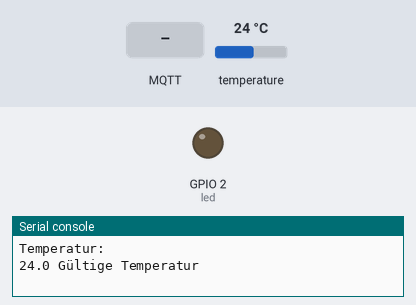
A program run on a simulated ESP32 board running MicroPython. Shown: output pins drawn as LEDs (lit = HIGH), the last lines printed to the serial console. The test bench sets the inputs (shaded band); at power-on: temperature 24 °C. WiFi joins after 1.5 s; no MQTT or app messages arrive unless stated; the clock reads 2024-03-15 10:24:30 at power-on unless the program sets it.

Above: at 2.8 s.
2.9 s: MQTT message "on" arrives on the first subscribed topic
At 3.8 s:
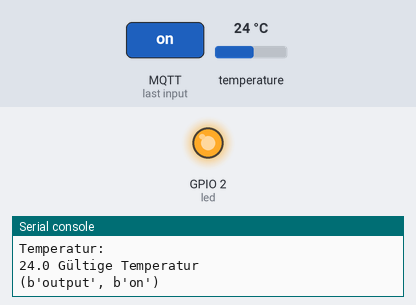
4.4 s: MQTT message "off" arrives on the first subscribed topic
At 5.0 s:
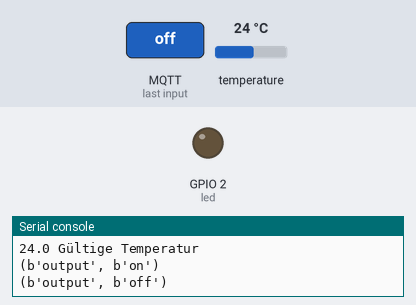
Timing chart, 0 to 7.4 s (numbered marks = the images above; inputs shaded):
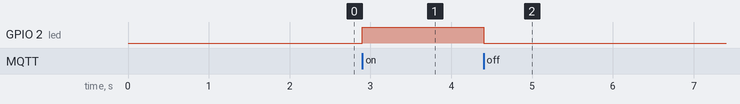

The program:

main.py
```python
'''
main.py

Node red

ESP32

'''

def read_ds_sensor():
  roms = ds_sensor.scan()
  print('Gefundene DS-Geräte: ', roms)
  print('Temperatur: ')
  ds_sensor.convert_temp()
  time.sleep(1)
  for rom in roms:
    temp = ds_sensor.read_temp(rom)
    if isinstance(temp, float):
      # uncomment for Fahrenheit
      #temp = temp * (9/5) + 32.0
      msg = (b'{0:3.1f}'.format(temp))
      print(temp, end=' ')
      print('Gültige Temperatur')
      return msg
  return b'0.0'

def sub_cb(topic, msg):
  print((topic, msg))
  if msg == b'on':
    led.value(1)
  elif msg == b'off':
    led.value(0)

def connect_and_subscribe():
  global client_id, mqtt_server, topic_sub
  client = MQTTClient(client_id, mqtt_server)
  client.set_callback(sub_cb)
  client.connect()
  client.subscribe(topic_sub)
  print('Verbunden mit %s MQTT-Broker, abonniert %s topic' % (mqtt_server, topic_sub))
  return client

def restart_and_reconnect():
  print('Fehler beim Verbinden mit dem MQTT-Broker. Wiederherstellen...')
  time.sleep(10)
  machine.reset()

try:
  client = connect_and_subscribe()
except OSError as e:
  restart_and_reconnect()

while True:
  try:
    client.check_msg()
    if (time.time() - last_sensor_reading) > readings_interval:
      msg = read_ds_sensor()
      client.publish(topic_pub, msg)
      last_sensor_reading = time.time()
  except onewire.OneWireError:
    print('Fehler beim Lesen/Veröffentlichen von Sensormesswerten.')
    time.sleep(1)
  except OSError as e:
    restart_and_reconnect()
```

boot.py
```python
'''
boot.py
Node red

ESP32

'''

import time
import onewire
import ds18x20
from umqttsimple import MQTTClient
import ubinascii
import machine
import micropython
import network
import esp
esp.osdebug(None)
import gc
gc.collect()

ssid = 'Deine_SSID'
password = 'Dein_PASSWORT'
mqtt_server = 'Deine_MQTT_BROKER_IP'
#EXAMPLE IP ADDRESS
#mqtt_server = '192.168.1.144'
client_id = ubinascii.hexlify(machine.unique_id())
topic_sub = b'output'
topic_pub = b'temp'

last_sensor_reading = 0
readings_interval = 5

station = network.WLAN(network.STA_IF)

station.active(True)
station.connect(ssid, password)

while station.isconnected() == False:
  pass

print('Verbindung erfolgreich')
print(station.ifconfig())

ds_pin = machine.Pin(14)
ds_sensor = ds18x20.DS18X20(onewire.OneWire(ds_pin))

led = machine.Pin(2, machine.Pin.OUT, value=0)
```

Measured:
- after the input at 2.9 s, GPIO 2 (led): LOW → HIGH at once
- after the input at 4.4 s, GPIO 2 (led): HIGH → LOW at once
